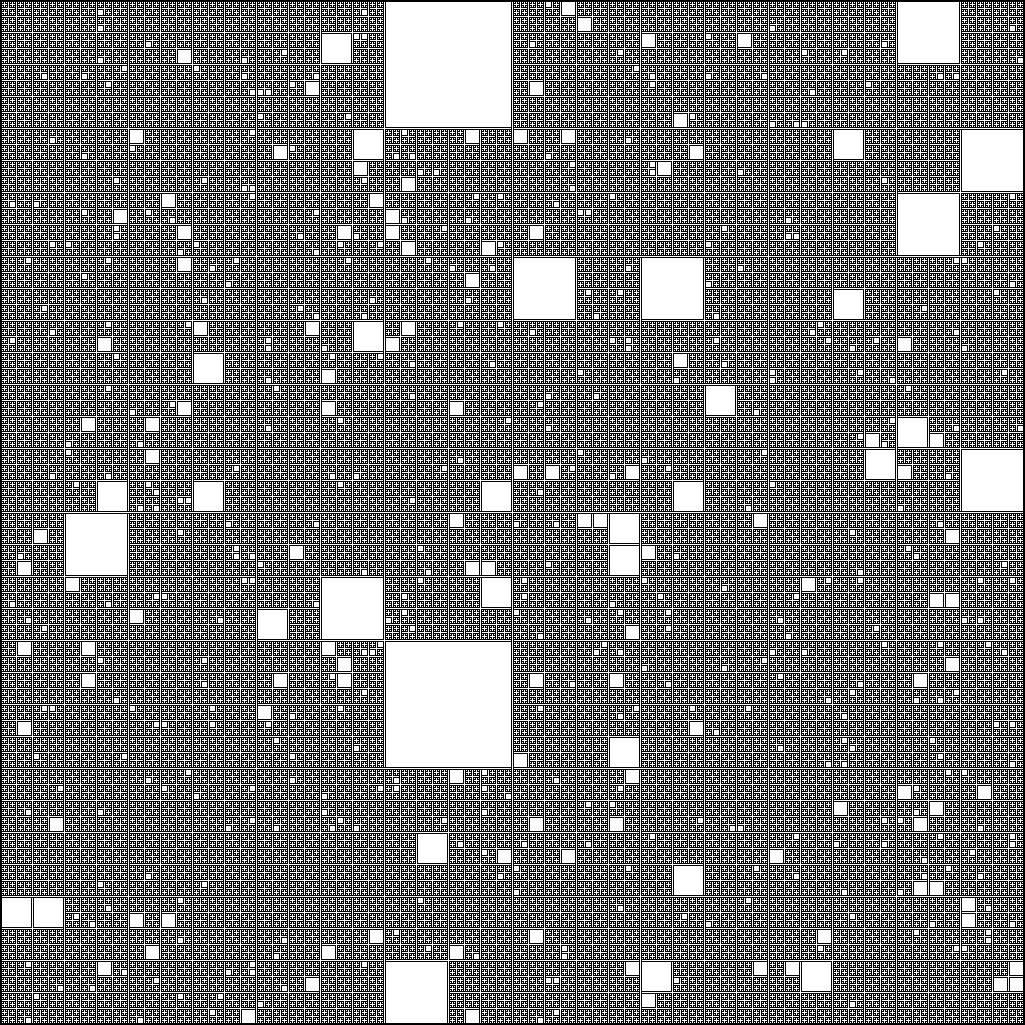
Frame 1 (no input)
Frame 60 (the mouse pressed at the canvas centre just before this capture): identical to frame 1, image omitted
Frame 120 (the mouse held since frame 60 and released just before this capture): identical to frame 1, image omitted

The Processing sketch that drew this single still picture (run headless with seeded random() and noise(); from frame 60 on, the mouse is pressed at the canvas centre):

// Processing sketch: recursive_squares
// ── recursive_squares.pde
public float T = 0.97;

void setup() {
    size(1025, 1025);
    background(0);
    rect(1, 1, 1024);
}

void draw() {
    
}
void rect(int x, int y, int s) {

    fill(255);
    rect(x, y, s-2, s-2);

    if (Math.random() < T && s > 3) {
        int s2 = s>>1;
        rect(x, y, s2);
        rect(x + s2, y, s2);
        rect(x, y + s2, s2);
        rect(x + s2, y + s2, s2);
    }
}

void keyPressed() {
    
    if (key == ' ') {
        background(0);
        rect(1, 1, 1024);
    }
    
    if (key == 'y') {
        T = max(0.0, T - 0.01);
        background(0);
        rect(1, 1, 1024);
    }
    
    if (key == 'x') {
        T = min(1.0, T + 0.01);
        background(0);
        rect(1, 1, 1024);
    }
    
    println(T);
    
}
